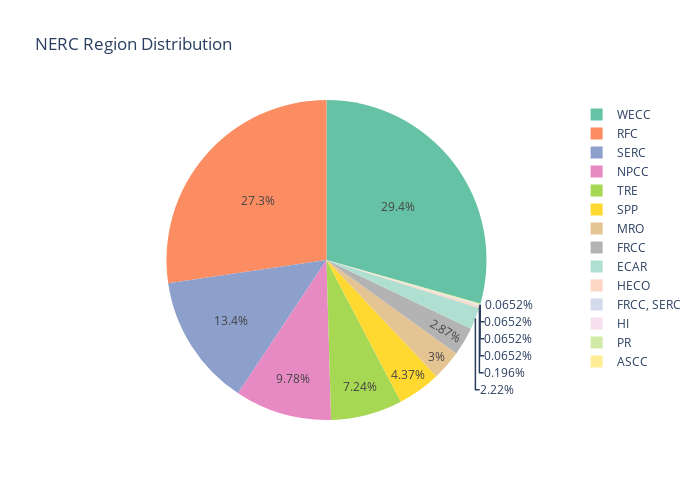

Notebook cell for this chart:
### Code cell
# Univariate Analysis - NERC Region distribution breakdown
#
region_counts = outages['NERC.REGION'].value_counts().reset_index()
region_counts.columns = ['Region', 'Count']

fig_2 = px.pie(
    region_counts,
    names='Region',  
    values='Count',  
    title='NERC Region Distribution',
    color_discrete_sequence=px.colors.qualitative.Set2,
    width=700,
    height=500,
)

fig_2.show()

### Figure 1 — Plotly figure (JSON) as saved in the notebook; plotly's stock layout.template omitted (floating-point values rounded to 4 significant figures)
{"data": [{"domain": {"x": [0, 1], "y": [0, 1]}, "hovertemplate": "Region=%{label}<br>Count=%{value}<extra></extra>", "labels": ["WECC", "RFC", "SERC", "NPCC", "TRE", "SPP", "MRO", "FRCC", "ECAR", "HECO", "FRCC, SERC", "HI", "PR", "ASCC"], "legendgroup": "", "name": "", "showlegend": true, "type": "pie", "values": [451, 419, 205, 150, 111, 67, 46, 44, 34, 3, 1, 1, 1, 1]}], "layout": {"height": 500, "legend": {"tracegroupgap": 0}, "piecolorway": ["rgb(102,194,165)", "rgb(252,141,98)", "rgb(141,160,203)", "rgb(231,138,195)", "rgb(166,216,84)", "rgb(255,217,47)", "rgb(229,196,148)", "rgb(179,179,179)"], "title": {"text": "NERC Region Distribution"}, "width": 700}}
